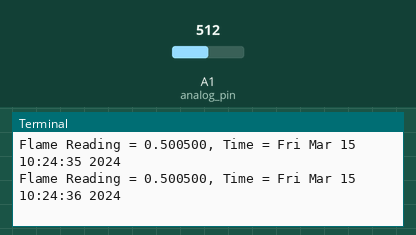
The program below on a simulated Arduino board driven over Firmata from a computer. On the bench: the last lines printed to the terminal. Inputs (shaded band) come from the test bench; at power-on: A1 (analog_pin) = 512 (analog values on the 0–1023 scale). The clock reads 2024-03-15 10:24:30 at power-on unless the program sets it; databases and web services accept everything at once and return nothing.

Above: at 6.2 s.
6.3 s: A1 (analog_pin) set to 716
At 7.6 s:
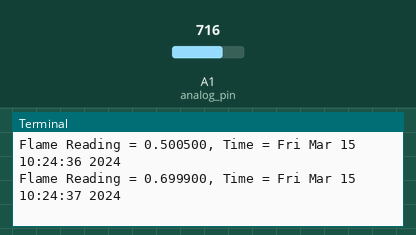
7.8 s: A1 (analog_pin) set to 900
At 8.8 s:
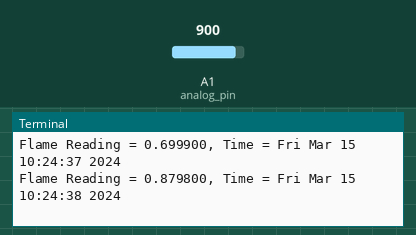
Timing chart, 0 to 10.8 s (numbered marks = the images above; inputs shaded):
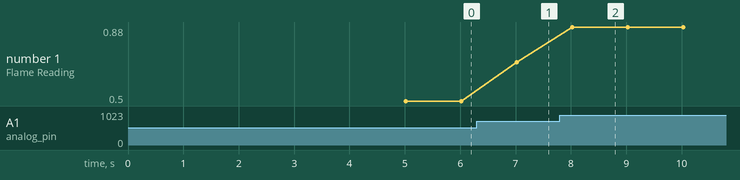

The program:

FlameSensorReading.py
```python
import pyfirmata  #Importing the module for establishing the firmata protocol
import time       #Importing the module for sleep
import MySQLdb    #Importing the module for sending the sensor readings to database

#Creating a variable called conn which basically connects to the desired Host Pc's database
#We need to carefully write the IP address, username and password as well as the database name


conn = MySQLdb.connect(host="192.168.1.100",
		       user="root",
		       passwd="",
		       db="projectsensorreading")

#We need to select the proper serial output port, in this case ACM0 of the raspberry pi

board = pyfirmata.Arduino('/dev/ttyACM0')

#Designating the nature of the pin (analog or digital) as well as the pin number of the Arduino
#For Flame Sensor we actually selected the Analog pin A1

analog_pin = board.get_pin('a:1:i')

#Start iterating the sensor values

it = pyfirmata.util.Iterator(board)
it.start()

#Enable reporting of the analog pin

analog_pin.enable_reporting()

#initiate a MySQL db function called cursor()

x = conn.cursor()

#Intitializing the variable readingFloat

readingFloat = float(0)

#Setting the While loop to True so that it repeats looping till execution of the script

while True:

    reading = analog_pin.read()

    #Providing a time stamp for each reading that is being sent to the database

    timeStamp = time.ctime()
    if reading != None:


        print("Flame Reading = %f, Time = %s" % (reading , timeStamp))
        time.sleep(1)           #setting sleep value for 1 second
        readingFloat = float(reading)


    #Providing the necessary database name as well as the Column names

    query = """insert into `flamereading`(TimeStamp,Reading) values('%s',%f)""" % (timeStamp,readingFloat)

    #Executing a query

    x.execute(query)

    #committing the connection

    conn.commit()
```

Measured:
- after the input at 6.3 s, the terminal: prints a new line after 0.72 s (image 1)
- after the input at 7.8 s, the terminal: prints a new line after 0.22 s (image 2)
- plotted number 1: 0.5 → 0.7 after the input at 6.3 s, 0.7 → 0.88 after the input at 7.8 s
